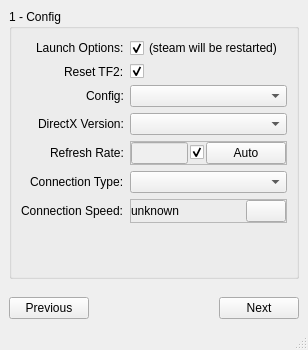
<?xml version="1.0" encoding="UTF-8"?>
<ui version="4.0">
 <class>MainWindow</class>
 <widget class="QMainWindow" name="MainWindow">
  <property name="geometry">
   <rect>
    <x>0</x>
    <y>0</y>
    <width>308</width>
    <height>350</height>
   </rect>
  </property>
  <property name="windowTitle">
   <string>configuraTed</string>
  </property>
  <widget class="QWidget" name="centralwidget">
   <layout class="QVBoxLayout" name="verticalLayout_2">
    <property name="spacing">
     <number>0</number>
    </property>
    <property name="leftMargin">
     <number>0</number>
    </property>
    <property name="topMargin">
     <number>0</number>
    </property>
    <property name="rightMargin">
     <number>0</number>
    </property>
    <property name="bottomMargin">
     <number>0</number>
    </property>
    <item>
     <widget class="QStackedWidget" name="pages">
      <property name="enabled">
       <bool>true</bool>
      </property>
      <property name="autoFillBackground">
       <bool>false</bool>
      </property>
      <property name="frameShadow">
       <enum>QFrame::Sunken</enum>
      </property>
      <property name="currentIndex">
       <number>0</number>
      </property>
      <widget class="QWidget" name="page">
       <layout class="QVBoxLayout" name="verticalLayout_3">
        <item>
         <widget class="QGroupBox" name="groupBox">
          <property name="sizePolicy">
           <sizepolicy hsizetype="Preferred" vsizetype="Preferred">
            <horstretch>0</horstretch>
            <verstretch>0</verstretch>
           </sizepolicy>
          </property>
          <property name="title">
           <string>1 - Config</string>
          </property>
          <layout class="QVBoxLayout" name="verticalLayout">
           <item>
            <layout class="QFormLayout" name="formLayout">
             <property name="labelAlignment">
              <set>Qt::AlignRight|Qt::AlignTrailing|Qt::AlignVCenter</set>
             </property>
             <item row="1" column="0">
              <widget class="QLabel" name="label_3">
               <property name="text">
                <string>Launch Options:</string>
               </property>
              </widget>
             </item>
             <item row="1" column="1">
              <widget class="QCheckBox" name="launchBox">
               <property name="styleSheet">
                <string notr="true">font: italic 8pt &quot;Arial&quot;;</string>
               </property>
               <property name="text">
                <string>(steam will be restarted)</string>
               </property>
               <property name="checked">
                <bool>true</bool>
               </property>
              </widget>
             </item>
             <item row="2" column="0">
              <widget class="QLabel" name="label">
               <property name="text">
                <string>Reset TF2:</string>
               </property>
              </widget>
             </item>
             <item row="2" column="1">
              <widget class="QCheckBox" name="resetBox">
               <property name="text">
                <string/>
               </property>
               <property name="checked">
                <bool>true</bool>
               </property>
              </widget>
             </item>
             <item row="3" column="0">
              <widget class="QLabel" name="label_2">
               <property name="text">
                <string>Config:</string>
               </property>
              </widget>
             </item>
             <item row="3" column="1">
              <widget class="QComboBox" name="configList"/>
             </item>
             <item row="4" column="0">
              <widget class="QLabel" name="label_4">
               <property name="text">
                <string>DirectX Version:</string>
               </property>
              </widget>
             </item>
             <item row="4" column="1">
              <widget class="QComboBox" name="dxlevelList"/>
             </item>
             <item row="5" column="0">
              <widget class="QLabel" name="label_9">
               <property name="text">
                <string>Refresh Rate:</string>
               </property>
              </widget>
             </item>
             <item row="6" column="0">
              <widget class="QLabel" name="label_10">
               <property name="text">
                <string>Connection Type:</string>
               </property>
              </widget>
             </item>
             <item row="7" column="0">
              <widget class="QLabel" name="label_12">
               <property name="text">
                <string>Connection Speed:</string>
               </property>
              </widget>
             </item>
             <item row="6" column="1">
              <widget class="QComboBox" name="connectionType"/>
             </item>
             <item row="7" column="1">
              <widget class="QFrame" name="frame">
               <property name="frameShape">
                <enum>QFrame::StyledPanel</enum>
               </property>
               <property name="frameShadow">
                <enum>QFrame::Raised</enum>
               </property>
               <layout class="QHBoxLayout" name="horizontalLayout_2">
                <property name="leftMargin">
                 <number>0</number>
                </property>
                <property name="topMargin">
                 <number>0</number>
                </property>
                <property name="rightMargin">
                 <number>0</number>
                </property>
                <property name="bottomMargin">
                 <number>0</number>
                </property>
                <item>
                 <widget class="QLabel" name="connectionSpeed">
                  <property name="text">
                   <string>unknown</string>
                  </property>
                 </widget>
                </item>
                <item>
                 <widget class="QPushButton" name="refreshConnectionSpeed">
                  <property name="sizePolicy">
                   <sizepolicy hsizetype="Fixed" vsizetype="Fixed">
                    <horstretch>0</horstretch>
                    <verstretch>0</verstretch>
                   </sizepolicy>
                  </property>
                  <property name="maximumSize">
                   <size>
                    <width>16777215</width>
                    <height>16777215</height>
                   </size>
                  </property>
                 </widget>
                </item>
               </layout>
              </widget>
             </item>
             <item row="5" column="1">
              <widget class="QFrame" name="frame_2">
               <property name="frameShape">
                <enum>QFrame::StyledPanel</enum>
               </property>
               <property name="frameShadow">
                <enum>QFrame::Raised</enum>
               </property>
               <layout class="QHBoxLayout" name="horizontalLayout_3">
                <property name="spacing">
                 <number>2</number>
                </property>
                <property name="leftMargin">
                 <number>0</number>
                </property>
                <property name="topMargin">
                 <number>0</number>
                </property>
                <property name="rightMargin">
                 <number>0</number>
                </property>
                <property name="bottomMargin">
                 <number>0</number>
                </property>
                <item>
                 <widget class="QLineEdit" name="refreshRate">
                  <property name="enabled">
                   <bool>false</bool>
                  </property>
                  <property name="styleSheet">
                   <string notr="true">border-color: rgba(255, 255, 255, 0);</string>
                  </property>
                  <property name="inputMask">
                   <string>990</string>
                  </property>
                  <property name="maxLength">
                   <number>3</number>
                  </property>
                  <property name="readOnly">
                   <bool>false</bool>
                  </property>
                 </widget>
                </item>
                <item>
                 <widget class="QCheckBox" name="toggleRefreshRate">
                  <property name="sizePolicy">
                   <sizepolicy hsizetype="Fixed" vsizetype="Fixed">
                    <horstretch>0</horstretch>
                    <verstretch>0</verstretch>
                   </sizepolicy>
                  </property>
                  <property name="maximumSize">
                   <size>
                    <width>16777215</width>
                    <height>16777215</height>
                   </size>
                  </property>
                  <property name="text">
                   <string/>
                  </property>
                  <property name="checked">
                   <bool>true</bool>
                  </property>
                 </widget>
                </item>
                <item>
                 <widget class="QPushButton" name="autoRefreshRate">
                  <property name="sizePolicy">
                   <sizepolicy hsizetype="Fixed" vsizetype="Fixed">
                    <horstretch>0</horstretch>
                    <verstretch>0</verstretch>
                   </sizepolicy>
                  </property>
                  <property name="text">
                   <string>Auto</string>
                  </property>
                 </widget>
                </item>
               </layout>
              </widget>
             </item>
            </layout>
           </item>
          </layout>
         </widget>
        </item>
       </layout>
      </widget>
      <widget class="QWidget" name="page_2">
       <layout class="QVBoxLayout" name="verticalLayout_4">
        <item>
         <widget class="QGroupBox" name="groupBox_2">
          <property name="title">
           <string>2 - Extras</string>
          </property>
          <layout class="QFormLayout" name="formLayout_2">
           <property name="labelAlignment">
            <set>Qt::AlignRight|Qt::AlignTrailing|Qt::AlignVCenter</set>
           </property>
           <item row="0" column="0">
            <widget class="QLabel" name="label_5">
             <property name="text">
              <string>No Hats Mod:</string>
             </property>
            </widget>
           </item>
           <item row="0" column="1">
            <widget class="QCheckBox" name="checkBox_3">
             <property name="text">
              <string/>
             </property>
            </widget>
           </item>
           <item row="1" column="0">
            <widget class="QLabel" name="label_6">
             <property name="text">
              <string>No explosion smoke script:</string>
             </property>
            </widget>
           </item>
           <item row="1" column="1">
            <widget class="QCheckBox" name="checkBox_4">
             <property name="text">
              <string/>
             </property>
            </widget>
           </item>
           <item row="2" column="0">
            <widget class="QLabel" name="label_7">
             <property name="text">
              <string>Particle Limitation Pack:</string>
             </property>
            </widget>
           </item>
           <item row="2" column="1">
            <widget class="QCheckBox" name="checkBox">
             <property name="text">
              <string/>
             </property>
            </widget>
           </item>
          </layout>
         </widget>
        </item>
       </layout>
      </widget>
      <widget class="QWidget" name="page_3">
       <layout class="QVBoxLayout" name="verticalLayout_5">
        <item>
         <widget class="QGroupBox" name="groupBox_3">
          <property name="title">
           <string>3 - Plugins</string>
          </property>
         </widget>
        </item>
       </layout>
      </widget>
      <widget class="QWidget" name="page_4">
       <layout class="QVBoxLayout" name="verticalLayout_6">
        <item>
         <widget class="QGroupBox" name="groupBox_4">
          <property name="title">
           <string>4 - Installation</string>
          </property>
          <layout class="QVBoxLayout" name="verticalLayout_7">
           <item>
            <widget class="QLabel" name="istate">
             <property name="sizePolicy">
              <sizepolicy hsizetype="Preferred" vsizetype="Preferred">
               <horstretch>0</horstretch>
               <verstretch>0</verstretch>
              </sizepolicy>
             </property>
             <property name="text">
              <string>&lt;html&gt;&lt;head/&gt;&lt;body&gt;&lt;p align=&quot;center&quot;&gt;Click install to install the new config!&lt;/p&gt;&lt;p align=&quot;center&quot;&gt;TF2 may start and close during the installation.&lt;/p&gt;&lt;/body&gt;&lt;/html&gt;</string>
             </property>
             <property name="wordWrap">
              <bool>true</bool>
             </property>
            </widget>
           </item>
          </layout>
         </widget>
        </item>
       </layout>
      </widget>
      <widget class="QWidget" name="page_5">
       <layout class="QVBoxLayout" name="verticalLayout_8">
        <item>
         <widget class="QLabel" name="label_8">
          <property name="styleSheet">
           <string notr="true">font: 16pt &quot;Arial&quot;;
color: rgb(0, 238, 139);</string>
          </property>
          <property name="text">
           <string>Success!</string>
          </property>
          <property name="alignment">
           <set>Qt::AlignCenter</set>
          </property>
         </widget>
        </item>
        <item>
         <widget class="QLabel" name="label_15">
          <property name="text">
           <string>Your old config files are located at:</string>
          </property>
         </widget>
        </item>
        <item>
         <layout class="QHBoxLayout" name="horizontalLayout_4">
          <property name="topMargin">
           <number>0</number>
          </property>
          <item>
           <widget class="QLineEdit" name="backupPath">
            <property name="enabled">
             <bool>true</bool>
            </property>
            <property name="readOnly">
             <bool>true</bool>
            </property>
           </widget>
          </item>
          <item>
           <widget class="QPushButton" name="copyBackupPath">
            <property name="sizePolicy">
             <sizepolicy hsizetype="Minimum" vsizetype="Fixed">
              <horstretch>0</horstretch>
              <verstretch>0</verstretch>
             </sizepolicy>
            </property>
            <property name="maximumSize">
             <size>
              <width>40</width>
              <height>16777215</height>
             </size>
            </property>
            <property name="text">
             <string>Copy</string>
            </property>
           </widget>
          </item>
          <item>
           <widget class="QPushButton" name="openBackupPath">
            <property name="maximumSize">
             <size>
              <width>40</width>
              <height>16777215</height>
             </size>
            </property>
            <property name="text">
             <string>Open</string>
            </property>
           </widget>
          </item>
         </layout>
        </item>
        <item>
         <widget class="Line" name="line_3">
          <property name="orientation">
           <enum>Qt::Horizontal</enum>
          </property>
         </widget>
        </item>
        <item>
         <widget class="QLabel" name="label_14">
          <property name="text">
           <string>Your new config files are located at:</string>
          </property>
         </widget>
        </item>
        <item>
         <layout class="QHBoxLayout" name="horizontalLayout_5">
          <property name="topMargin">
           <number>0</number>
          </property>
          <item>
           <widget class="QLineEdit" name="configuratedPath">
            <property name="readOnly">
             <bool>true</bool>
            </property>
           </widget>
          </item>
          <item>
           <widget class="QPushButton" name="copyConfiguratedPath">
            <property name="maximumSize">
             <size>
              <width>40</width>
              <height>16777215</height>
             </size>
            </property>
            <property name="text">
             <string>Copy</string>
            </property>
           </widget>
          </item>
          <item>
           <widget class="QPushButton" name="openConfiguratedPath">
            <property name="maximumSize">
             <size>
              <width>40</width>
              <height>16777215</height>
             </size>
            </property>
            <property name="text">
             <string>Open</string>
            </property>
           </widget>
          </item>
         </layout>
        </item>
       </layout>
      </widget>
     </widget>
    </item>
    <item>
     <widget class="QFrame" name="horizontalFrame">
      <property name="sizePolicy">
       <sizepolicy hsizetype="Preferred" vsizetype="Fixed">
        <horstretch>0</horstretch>
        <verstretch>0</verstretch>
       </sizepolicy>
      </property>
      <layout class="QHBoxLayout" name="horizontalLayout">
       <property name="spacing">
        <number>6</number>
       </property>
       <item>
        <widget class="QPushButton" name="prevButton">
         <property name="minimumSize">
          <size>
           <width>70</width>
           <height>0</height>
          </size>
         </property>
         <property name="text">
          <string>Previous</string>
         </property>
        </widget>
       </item>
       <item>
        <spacer name="horizontalSpacer">
         <property name="orientation">
          <enum>Qt::Horizontal</enum>
         </property>
         <property name="sizeHint" stdset="0">
          <size>
           <width>40</width>
           <height>20</height>
          </size>
         </property>
        </spacer>
       </item>
       <item>
        <widget class="QPushButton" name="nextButton">
         <property name="minimumSize">
          <size>
           <width>70</width>
           <height>0</height>
          </size>
         </property>
         <property name="maximumSize">
          <size>
           <width>16777215</width>
           <height>16777215</height>
          </size>
         </property>
         <property name="text">
          <string>Next</string>
         </property>
        </widget>
       </item>
      </layout>
     </widget>
    </item>
   </layout>
  </widget>
  <widget class="QMenuBar" name="menubar">
   <property name="geometry">
    <rect>
     <x>0</x>
     <y>0</y>
     <width>308</width>
     <height>21</height>
    </rect>
   </property>
  </widget>
  <widget class="QStatusBar" name="statusbar"/>
 </widget>
 <resources/>
 <connections/>
</ui>
